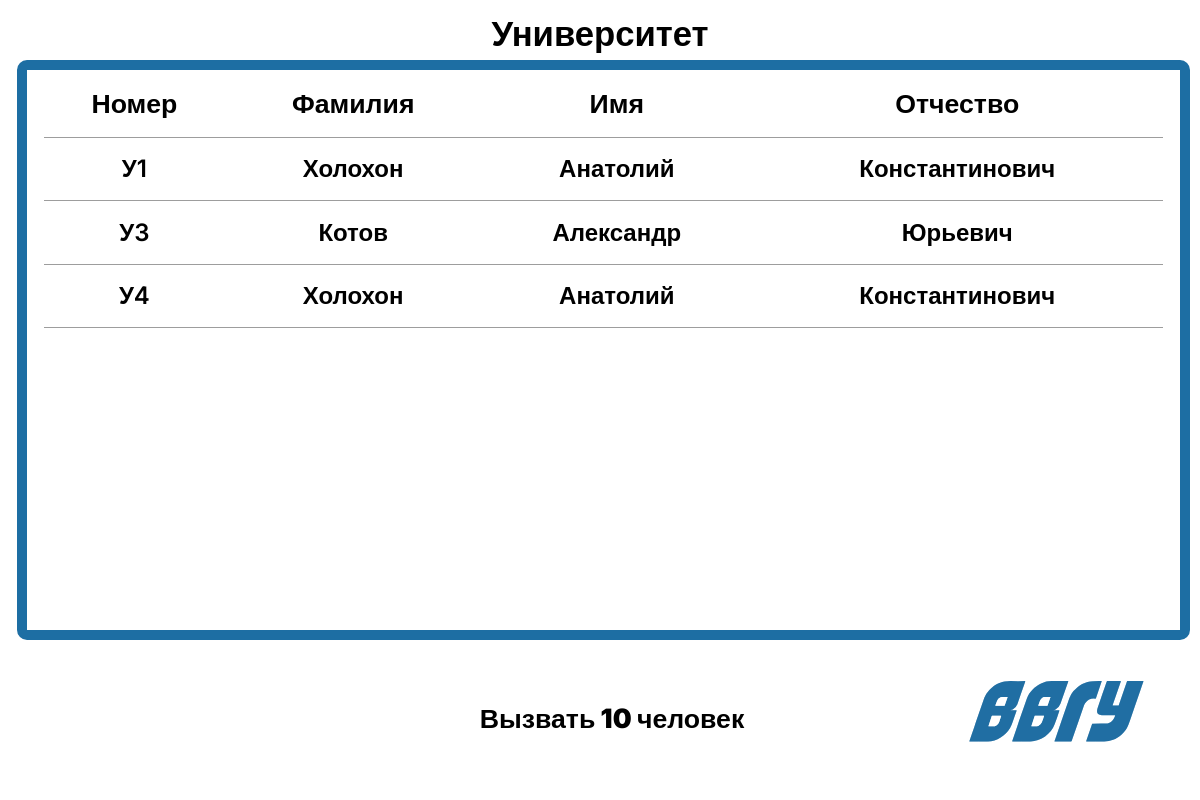
Screenshot of /admin_panel/adminUniversity/ with the database file from the repository.
### main_admin/models.py (models this page shows)
class CustomUser(AbstractUser):
    username = None
    queue_id = models.CharField(max_length=10, unique=True)
    last_name = models.CharField(max_length=100)
    first_name = models.CharField(max_length=100)
    middle_name = models.CharField(max_length=100)
    affiliation = models.CharField(max_length=12)
    USERNAME_FIELD = 'queue_id'
    groups = models.ManyToManyField(
        'auth.Group',
        related_name='custom_users',
        blank=True,
        verbose_name='groups',
        help_text='The groups this user belongs to. A user will get all permissions granted to each of their groups.',
    )
    user_permissions = models.ManyToManyField(
        'auth.Permission',
        related_name='custom_users',
        blank=True,
        verbose_name='user permissions',
        help_text='Specific permissions for this user.',
    )
    objects = CustomUserManager()

### main_admin/views.py (the view)
# urls.py: path('adminUniversity/', admin_U_page, name='adminU'),
def admin_U_page(request):
    queues = CustomUser.objects.all()
    return render(request, 'main_admin/admin_U.html', {'queues': queues})

### main_admin/templates/main_admin/admin_U.html (shortened to what this page needs)
{% load static %}
<html>
<head>
    <link rel="stylesheet" href="{% static 'main_admin\css\admin_U.css' %}">
</head>
<body>
    <div id="lable">
        <h1>Университет</h1>
    </div>
     <div class="scrollable-table">
        <table>
            <thead class="table">
                <th>Номер</th>
                <th>Фамилия</th>
                <th>Имя</th>
                <th>Отчество</th>
            </thead>
            <tbody>
                {% for queue in queues %}
                <tr>
                    {% if queue.queue_id|slice:":1" == "У" %}
                    <td>{{ queue.queue_id }}</td>
                    <td>{{ queue.last_name }}</td>
                    <td>{{ queue.first_name }}</td>
                    <td>{{ queue.middle_name }}</td>
                    {% endif %}
                </tr>
                {% endfor %}
            </tbody>
        </table>
    </div>
     <form method="POST" action="{% url 'call_ten_students_university' %}">
         <button type="submit">Вызвать 10 человек</button>
    </form>
    <div id="logo">
        <img src="{% static 'main_admin/img/VVSU.svg' %}" alt="vvsu">
    </div>
</body>
</html>

### main_admin/static/main_admin/css/admin_U.css (style rules this page uses)
* { font-family:"Inter", sans-serif; font-weight: 600; font-size: 20pt; }
#lable { text-align: center; margin-top: 1%; }
#lable h1 { font-size: 26pt; font-weight: 900; }
table { position: absolute; left: 1.5%; width: 97%; text-align: center; border-collapse: collapse; }
.scrollable-table { height: 70%; overflow-x: hidden; overflow-y: auto; float: left; top: 7.5%; left: 1.406%; width: 96.1%; border: 10px solid #1D6EA3; border-radius: 10px; position: absolute; }
td, th { padding-left: 1.5%; padding-right: 1.5%; padding-top: 1.5%; padding-bottom: 1.5%; border-bottom: 1px solid #9D9D9D; }
td { font-size: 18pt; }
button { font-weight: 900; font-size: auto; color: #000; float: right; position: absolute; bottom: 3.5%; left: 39.4375%; height: 13.5%; width: 23.125%; background-color: #FFF; border-radius: 30px; border: 0px; transition: transform 0.5s ease; }
img { position: absolute; bottom: 5%; right: 3.5%; width: auto; height: auto; max-width: 200px; }

### rows the page displays
CustomUser: queue_id "У1", last_name "Холохон", first_name "Анатолий", middle_name "Константинович"
CustomUser: queue_id "У3", last_name "Котов", first_name "Александр", middle_name "Юрьевич"
CustomUser: queue_id "У4", last_name "Холохон", first_name "Анатолий", middle_name "Константинович"
